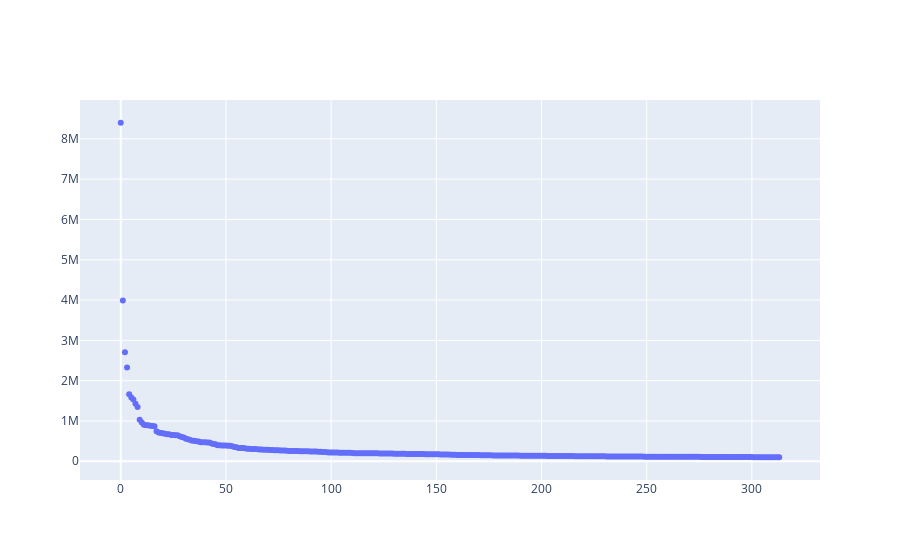

Notebook cell for this chart:
### Code cell
# Now we go through each dictionary in our list and select only the data we want,
# and add it to a list

populations = []

for each_city in cities:
    city_pop = each_city['2018estimate']
    populations.append(city_pop)
    
city_names = []

for each_city in cities:
    city_name = each_city['City']
    city_names.append(city_name)
    
# and now plot
import plotly.graph_objects as go

scatter = go.Scatter(y = populations, hovertext = city_names, mode = 'markers')
go.Figure(scatter)

### Figure 1 — Plotly figure (JSON) as saved in the notebook; plotly's stock layout.template omitted (floating-point values rounded to 4 significant figures; data arrays with more than 128 entries replaced by an {"elided": "..."} marker saying what was removed)
{"data": [{"hovertext": {"elided": "314 str values"}, "mode": "markers", "type": "scatter", "y": {"elided": "314 int values"}}], "layout": {}}
